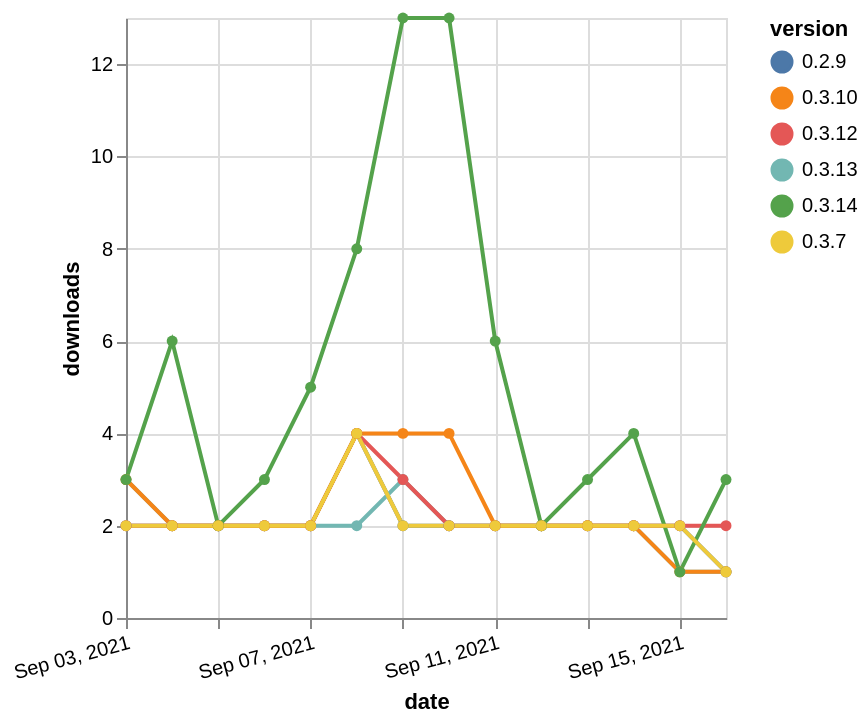

Vega-Lite specification for this chart:
### Vega-Lite specification from a JSON file in a GitHub repository (floating-point values rounded to 4 significant figures)
{"$schema": "https://vega.github.io/schema/vega-lite/v5.json", "description": "A simple bar chart with embedded data.", "data": {"values": [{"date": "2021-09-03", "total": 4809, "delta": 2, "version": "0.2.9"}, {"date": "2021-09-04", "total": 4811, "delta": 2, "version": "0.2.9"}, {"date": "2021-09-05", "total": 4813, "delta": 2, "version": "0.2.9"}, {"date": "2021-09-06", "total": 4815, "delta": 2, "version": "0.2.9"}, {"date": "2021-09-07", "total": 4817, "delta": 2, "version": "0.2.9"}, {"date": "2021-09-08", "total": 4821, "delta": 4, "version": "0.2.9"}, {"date": "2021-09-09", "total": 4823, "delta": 2, "version": "0.2.9"}, {"date": "2021-09-10", "total": 4825, "delta": 2, "version": "0.2.9"}, {"date": "2021-09-11", "total": 4827, "delta": 2, "version": "0.2.9"}, {"date": "2021-09-12", "total": 4829, "delta": 2, "version": "0.2.9"}, {"date": "2021-09-13", "total": 4831, "delta": 2, "version": "0.2.9"}, {"date": "2021-09-14", "total": 4833, "delta": 2, "version": "0.2.9"}, {"date": "2021-09-15", "total": 4835, "delta": 2, "version": "0.2.9"}, {"date": "2021-09-16", "total": 4836, "delta": 1, "version": "0.2.9"}, {"date": "2021-09-03", "total": 814, "delta": 3, "version": "0.3.13"}, {"date": "2021-09-04", "total": 816, "delta": 2, "version": "0.3.13"}, {"date": "2021-09-05", "total": 818, "delta": 2, "version": "0.3.13"}, {"date": "2021-09-06", "total": 820, "delta": 2, "version": "0.3.13"}, {"date": "2021-09-07", "total": 822, "delta": 2, "version": "0.3.13"}, {"date": "2021-09-08", "total": 824, "delta": 2, "version": "0.3.13"}, {"date": "2021-09-09", "total": 827, "delta": 3, "version": "0.3.13"}, {"date": "2021-09-10", "total": 829, "delta": 2, "version": "0.3.13"}, {"date": "2021-09-11", "total": 831, "delta": 2, "version": "0.3.13"}, {"date": "2021-09-12", "total": 833, "delta": 2, "version": "0.3.13"}, {"date": "2021-09-13", "total": 835, "delta": 2, "version": "0.3.13"}, {"date": "2021-09-14", "total": 837, "delta": 2, "version": "0.3.13"}, {"date": "2021-09-15", "total": 838, "delta": 1, "version": "0.3.13"}, {"date": "2021-09-16", "total": 839, "delta": 1, "version": "0.3.13"}, {"date": "2021-09-03", "total": 3807, "delta": 2, "version": "0.3.12"}, {"date": "2021-09-04", "total": 3809, "delta": 2, "version": "0.3.12"}, {"date": "2021-09-05", "total": 3811, "delta": 2, "version": "0.3.12"}, {"date": "2021-09-06", "total": 3813, "delta": 2, "version": "0.3.12"}, {"date": "2021-09-07", "total": 3815, "delta": 2, "version": "0.3.12"}, {"date": "2021-09-08", "total": 3819, "delta": 4, "version": "0.3.12"}, {"date": "2021-09-09", "total": 3822, "delta": 3, "version": "0.3.12"}, {"date": "2021-09-10", "total": 3824, "delta": 2, "version": "0.3.12"}, {"date": "2021-09-11", "total": 3826, "delta": 2, "version": "0.3.12"}, {"date": "2021-09-12", "total": 3828, "delta": 2, "version": "0.3.12"}, {"date": "2021-09-13", "total": 3830, "delta": 2, "version": "0.3.12"}, {"date": "2021-09-14", "total": 3832, "delta": 2, "version": "0.3.12"}, {"date": "2021-09-15", "total": 3834, "delta": 2, "version": "0.3.12"}, {"date": "2021-09-16", "total": 3836, "delta": 2, "version": "0.3.12"}, {"date": "2021-09-03", "total": 5706, "delta": 3, "version": "0.3.10"}, {"date": "2021-09-04", "total": 5708, "delta": 2, "version": "0.3.10"}, {"date": "2021-09-05", "total": 5710, "delta": 2, "version": "0.3.10"}, {"date": "2021-09-06", "total": 5712, "delta": 2, "version": "0.3.10"}, {"date": "2021-09-07", "total": 5714, "delta": 2, "version": "0.3.10"}, {"date": "2021-09-08", "total": 5718, "delta": 4, "version": "0.3.10"}, {"date": "2021-09-09", "total": 5722, "delta": 4, "version": "0.3.10"}, {"date": "2021-09-10", "total": 5726, "delta": 4, "version": "0.3.10"}, {"date": "2021-09-11", "total": 5728, "delta": 2, "version": "0.3.10"}, {"date": "2021-09-12", "total": 5730, "delta": 2, "version": "0.3.10"}, {"date": "2021-09-13", "total": 5732, "delta": 2, "version": "0.3.10"}, {"date": "2021-09-14", "total": 5734, "delta": 2, "version": "0.3.10"}, {"date": "2021-09-15", "total": 5735, "delta": 1, "version": "0.3.10"}, {"date": "2021-09-16", "total": 5736, "delta": 1, "version": "0.3.10"}, {"date": "2021-09-03", "total": 1257, "delta": 3, "version": "0.3.14"}, {"date": "2021-09-04", "total": 1263, "delta": 6, "version": "0.3.14"}, {"date": "2021-09-05", "total": 1265, "delta": 2, "version": "0.3.14"}, {"date": "2021-09-06", "total": 1268, "delta": 3, "version": "0.3.14"}, {"date": "2021-09-07", "total": 1273, "delta": 5, "version": "0.3.14"}, {"date": "2021-09-08", "total": 1281, "delta": 8, "version": "0.3.14"}, {"date": "2021-09-09", "total": 1294, "delta": 13, "version": "0.3.14"}, {"date": "2021-09-10", "total": 1307, "delta": 13, "version": "0.3.14"}, {"date": "2021-09-11", "total": 1313, "delta": 6, "version": "0.3.14"}, {"date": "2021-09-12", "total": 1315, "delta": 2, "version": "0.3.14"}, {"date": "2021-09-13", "total": 1318, "delta": 3, "version": "0.3.14"}, {"date": "2021-09-14", "total": 1322, "delta": 4, "version": "0.3.14"}, {"date": "2021-09-15", "total": 1323, "delta": 1, "version": "0.3.14"}, {"date": "2021-09-16", "total": 1326, "delta": 3, "version": "0.3.14"}, {"date": "2021-09-03", "total": 6130, "delta": 2, "version": "0.3.7"}, {"date": "2021-09-04", "total": 6132, "delta": 2, "version": "0.3.7"}, {"date": "2021-09-05", "total": 6134, "delta": 2, "version": "0.3.7"}, {"date": "2021-09-06", "total": 6136, "delta": 2, "version": "0.3.7"}, {"date": "2021-09-07", "total": 6138, "delta": 2, "version": "0.3.7"}, {"date": "2021-09-08", "total": 6142, "delta": 4, "version": "0.3.7"}, {"date": "2021-09-09", "total": 6144, "delta": 2, "version": "0.3.7"}, {"date": "2021-09-10", "total": 6146, "delta": 2, "version": "0.3.7"}, {"date": "2021-09-11", "total": 6148, "delta": 2, "version": "0.3.7"}, {"date": "2021-09-12", "total": 6150, "delta": 2, "version": "0.3.7"}, {"date": "2021-09-13", "total": 6152, "delta": 2, "version": "0.3.7"}, {"date": "2021-09-14", "total": 6154, "delta": 2, "version": "0.3.7"}, {"date": "2021-09-15", "total": 6156, "delta": 2, "version": "0.3.7"}, {"date": "2021-09-16", "total": 6157, "delta": 1, "version": "0.3.7"}]}, "width": "container", "mark": {"type": "line", "point": {"filled": true}}, "encoding": {"x": {"field": "date", "type": "temporal", "timeUnit": "yearmonthdate", "title": "date", "axis": {"labelAngle": -15}}, "y": {"field": "delta", "type": "quantitative", "title": "downloads"}, "color": {"field": "version", "type": "nominal"}, "tooltip": {"field": "delta"}}}
